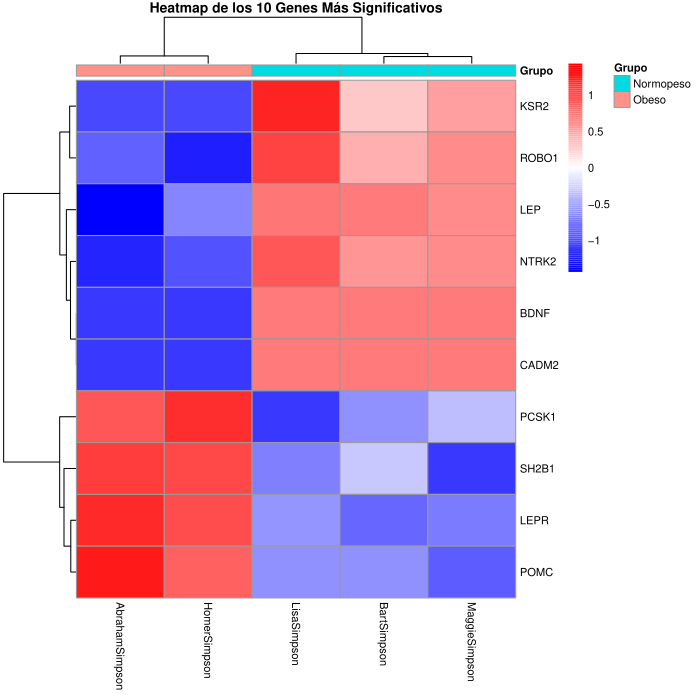

Source code (R):
#Estalecer directorio de trabajo
setwd("C:/Users/albar/Downloads/UNIR/Secuenciación y Ómicas de Próxima Generación/mubio03_act2")

#Descarga de las librerías necesarias
if (!require("BiocManager", quietly = TRUE)) # Verificamos si el paquete está instalado sin cargarlo,
  install.packages("BiocManager") # Si no está, se instala.
BiocManager::install("DESeq2", force = TRUE) # Instalamos el programa que vamos a utilizar para realizar el análisis diferencial de genes
library(DESeq2)
library(ggplot2)
library(pheatmap)

# 1. CARGAR Y PREPARAR DATOS
# Cargamos el archivo, usamos 'row.names = 1' para decirle a R que la primera columna es la que contiene los nombres de genes.
df <- read.csv("DESeq2_resultados_Obeso1_vs_Normopeso.csv", row.names = 1, header = TRUE, check.names = FALSE)
vsd <- read.csv("vsd_normalizado.csv", row.names = 1, header = TRUE, check.names = FALSE)

# Ordenamos por padj (p-valor ajustado), nuestro p-valor estándar es 0.05 y seleccionamos los 10 primeros genes
# Eliminamos cualquier valor NA en padj antes de ordenar
df_results_orden <- df[!is.na(df$padj), ]
df_results_orden <- df_results_orden[order(df_results_orden$padj, decreasing = FALSE), ]
top_10_gene_names <- rownames(df_results_orden)[1:10]

# Filtramos la matriz VSD para solo los 10 genes seleccionados
mat_top10 <- as.matrix(vsd[top_10_gene_names, ])


#Comenzamos definiendo la condición de los 5 individuos
sample_groups <- data.frame(
  Grupo = factor(c("Obeso", "Obeso", "Normopeso", "Normopeso", "Normopeso"))
)
rownames(sample_groups) <- colnames(data_matrix)

# 2. HEATMAP DIFERENCIAL
#Realizamos un heatmap de la expresión génica de los 10 genes con mayor diferencia entre los dos grupos
mat_top10_escalada <- t(scale(t(mat_top10)))

pheatmap(
  mat_top10_escalada,
  scale = "row", 
  annotation_col = sample_groups,
  color = colorRampPalette(c("blue", "white", "red"))(100), 
  fontsize = 8,
  main = "Heatmap de los 10 Genes Más Significativos",
  treeheight_row = 50,
  treeheight_col = 30,
  filename = "Heatmap_top10genes_Obeso_vs_Normopeso.pdf" 
)
